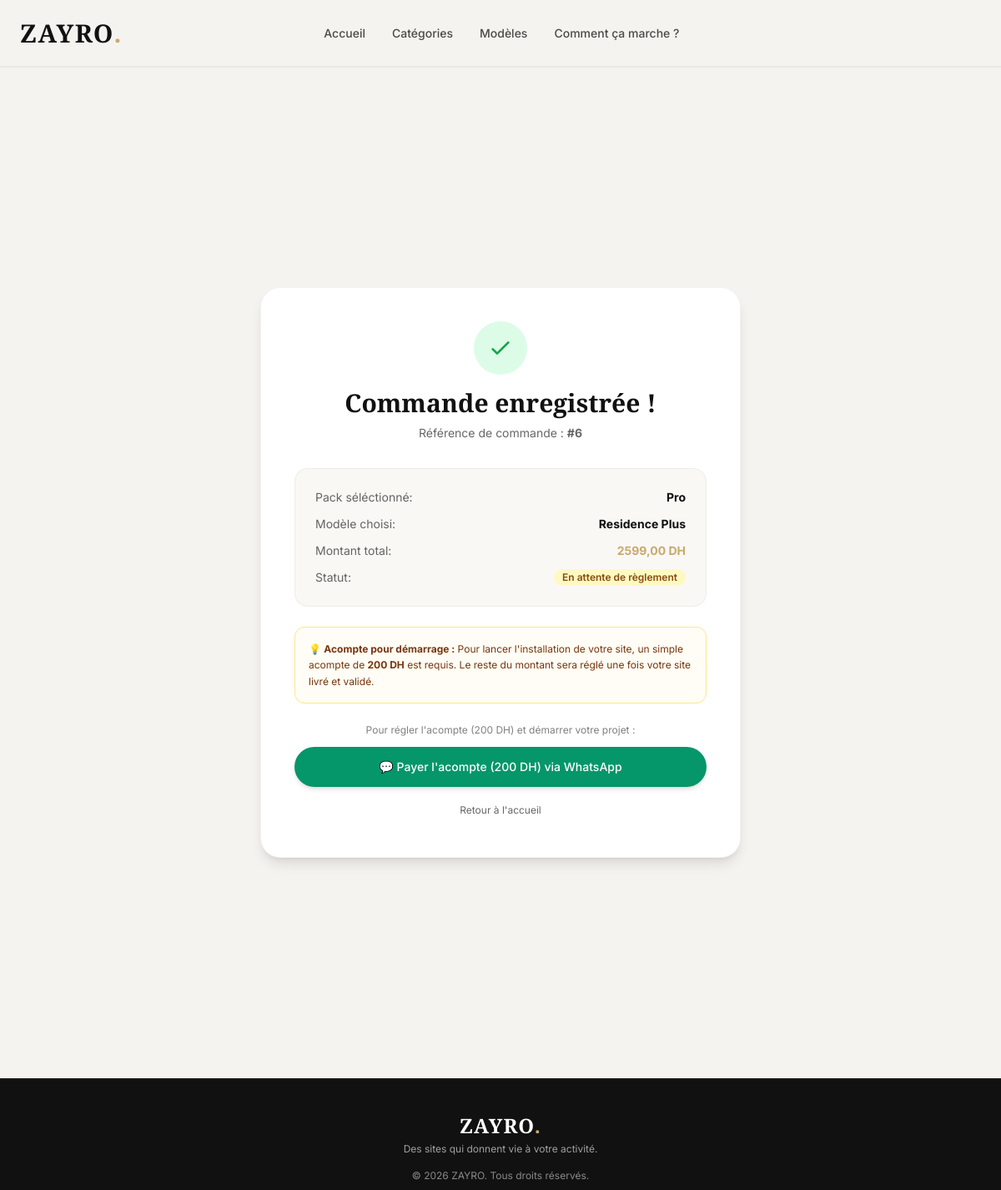
Screenshot of /order/confirmation/6/ with the database file from the repository.
### store/models.py (models this page shows, shortened)
class Order(models.Model):
    PACK_CHOICES = (
        ('starter', 'Starter'),
        ('pro', 'Pro'),
        ('elite', 'Elite'),
    )
    STATUS_CHOICES = (
        ('pending', 'En attente'),
        ('paid', 'Payé'),
        ('cancelled', 'Annulé'),
    )
    user = models.ForeignKey(
        settings.AUTH_USER_MODEL,
        on_delete=models.SET_NULL,
        related_name='orders',
        null=True,
        blank=True
    )
    full_name = models.CharField(max_length=150, verbose_name="Nom Complet")
    email = models.EmailField(verbose_name="Email")
    phone = models.CharField(max_length=20, verbose_name="Téléphone / WhatsApp")
    domain_name = models.CharField(max_length=100, blank=True, null=True, verbose_name="Domaine souhaité")
    template_choice = models.CharField(max_length=100, blank=True, null=True, verbose_name="Modèle choisi")
    pack_type = models.CharField(max_length=20, choices=PACK_CHOICES, verbose_name="Type de Pack")
    amount = models.DecimalField(max_digits=10, decimal_places=2, verbose_name="Montant (DH)")
    payment_status = models.CharField(max_length=20, choices=STATUS_CHOICES, default='pending', verbose_name="Statut du paiement")
    created_at = models.DateTimeField(auto_now_add=True)

### store/views.py (the view)
# urls.py: path('order/confirmation/<int:order_id>/', views.order_confirmation, name='order_confirmation'),
def order_confirmation(request, order_id):
    order = get_object_or_404(Order, id=order_id)
    return render(request, 'store/order_confirmation.html', {'order': order})

### templates/store/order_confirmation.html (shortened to what this page needs)
{% extends 'base.html' %}
{% block content %}
<div class="min-h-[85vh] bg-brand-offwhite py-12 px-6 flex items-center justify-center">
    <div class="max-w-xl w-full bg-white p-8 md:p-10 rounded-3xl shadow-lg border border-black/5 text-center">
        <div class="w-16 h-16 bg-green-100 text-green-600 rounded-full flex items-center justify-center mx-auto mb-4">
            <svg class="w-8 h-8" fill="none" stroke="currentColor" viewBox="0 0 24 24"><path stroke-linecap="round" stroke-linejoin="round" stroke-width="2" d="M5 13l4 4L19 7"/></svg>
        </div>
        <h2 class="font-serif text-3xl font-bold text-brand-black">Commande enregistrée !</h2>
        <p class="text-sm text-black/60 mt-2">Référence de commande : <strong>#{{ order.id }}</strong></p>
        <div class="mt-8 p-6 bg-brand-offwhite/60 rounded-2xl border border-black/5 text-left space-y-3">
            <div class="flex justify-between text-sm">
                <span class="text-black/60">Pack séléctionné:</span>
                <span class="font-bold text-brand-black capitalize">{{ order.pack_type }}</span>
            </div>
            {% if order.template_choice %}
            <div class="flex justify-between text-sm">
                <span class="text-black/60">Modèle choisi:</span>
                <span class="font-bold text-brand-black">{{ order.template_choice }}</span>
            </div>
            {% endif %}
            <div class="flex justify-between text-sm">
                <span class="text-black/60">Montant total:</span>
                <span class="font-bold text-brand-gold">{{ order.amount }} DH</span>
            </div>
            <div class="flex justify-between text-sm">
                <span class="text-black/60">Statut:</span>
                <span class="inline-flex items-center px-2.5 py-0.5 rounded-full text-xs font-semibold bg-yellow-100 text-yellow-800">
                    En attente de règlement
                </span>
            </div>
        </div>
        <div class="mt-6 p-4 rounded-xl border border-amber-200 bg-amber-50/50 text-left">
            <p class="text-xs text-amber-900 leading-relaxed">
                💡 <strong>Acompte pour démarrage :</strong> Pour lancer l'installation de votre site, un simple acompte de <strong>200 DH</strong> est requis. Le reste du montant sera réglé une fois votre site livré et validé.
            </p>
        </div>
        <div class="mt-6 space-y-3">
            <p class="text-xs text-black/50">Pour régler l'acompte (200 DH) et démarrer votre projet :</p>
            <a href="https://wa.me/212777587034?text=Bonjour%20ZAYRO,%20je%20souhaite%20régler%20l'acompte%20de%20200%20DH%20pour%20ma%20commande%20%23{{ order.id }}%0A%0A👤%20Nom:%20{{ order.full_name }}%0A📦%20Pack:%20{{ order.pack_type|title }}%0A🎨%20Modèle:%20{{ order.template_choice|default:'Non%20spécifié' }}%0A🌐%20Domaine:%20{{ order.domain_name|default:'Non%20spécifié' }}"
               target="_blank"
               class="w-full flex items-center justify-center gap-2 bg-emerald-600 hover:bg-emerald-700 text-white py-3.5 rounded-full text-sm font-medium transition-colors shadow-md">
                💬 Payer l'acompte (200 DH) via WhatsApp
            </a>
            <a href="{% url 'store:home' %}" class="block text-xs text-black/60 hover:text-brand-black py-2">
                Retour à l'accueil
            </a>
        </div>
    </div>
</div>
{% endblock %}

### rows the page displays
Order: id "6", pack_type "Pro", template_choice "Residence Plus", amount "2599,00"
